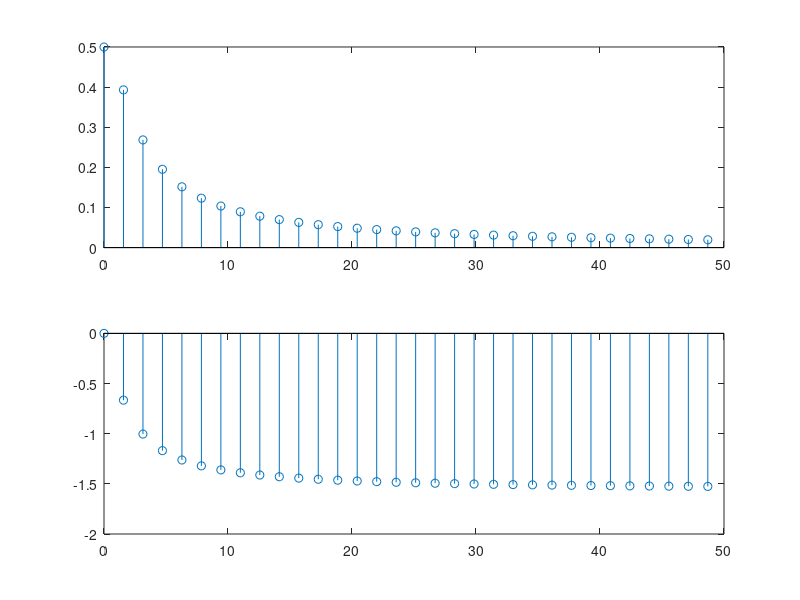

Recreate this plot in MATLAB.
% C3_1.m
% Computer example C3.1
% computing Fourier Transforms
% use DFT to compute the Fourier transform of exp(-2*t)*u(t).
% Plot the resulting Fourier spectra

clear all; close all; 
clc;
Ts=1/64;T0=4;N0=T0/Ts;
t=0:Ts:Ts*(N0-1);t=t';
g=Ts*exp(-2*t);
g(1)=Ts*0.5;
G=fft(g);
[Gp,Gm]=cart2pol(real(G),imag(G));
k=0:N0-1;k=k';
w=2*pi*k/T0;
subplot(211),stem(w(1:32),Gm(1:32));
subplot(212),stem(w(1:32),Gp(1:32));
